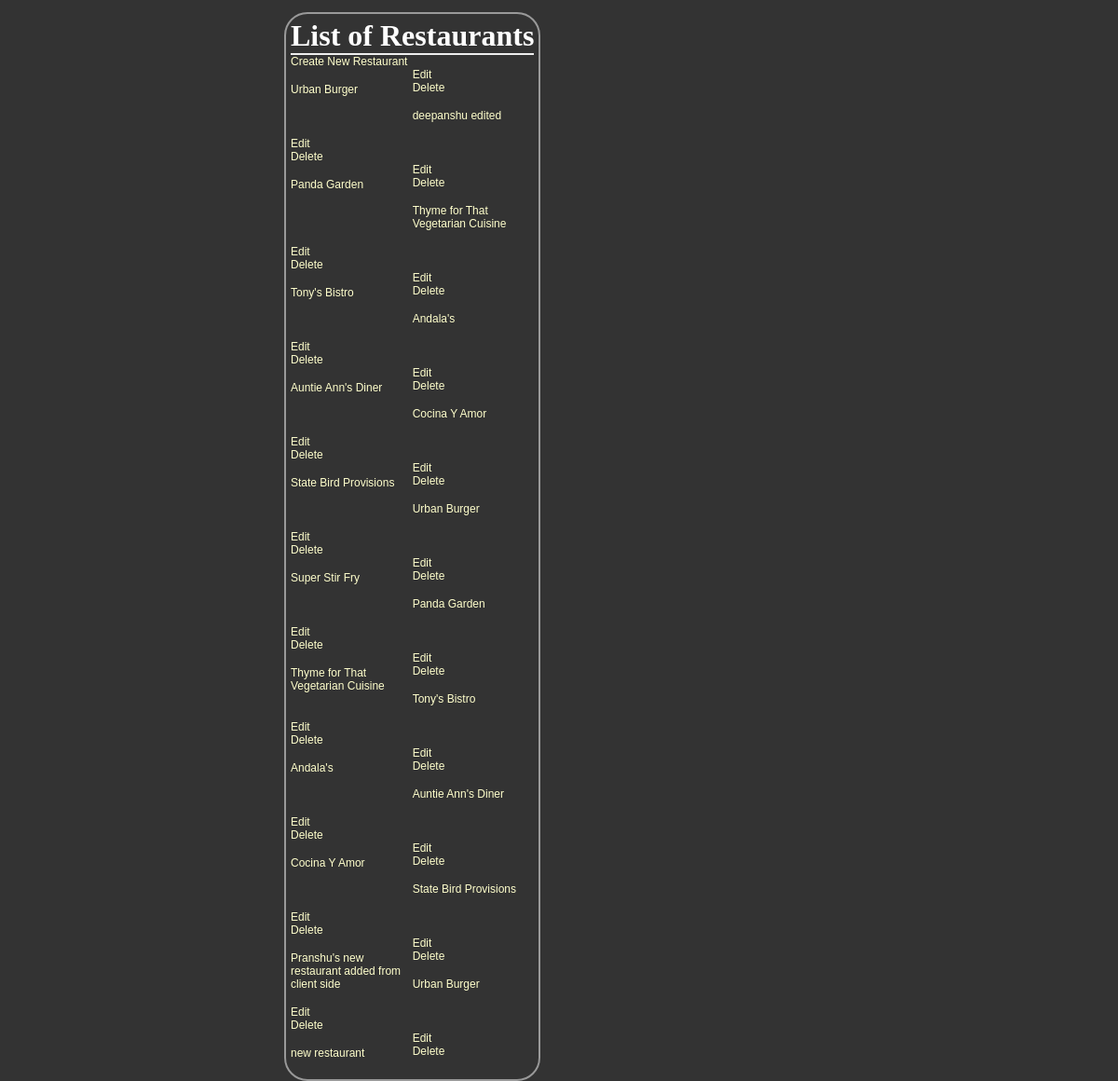
The app's page /restaurants with its own data.
### databasesetup.py (models this page shows, shortened)
class Restaurant(Base):
    __tablename__ = 'restaurant'
    id = Column(Integer, primary_key = True)
    name = Column(String(80), nullable = False)

### projectFlaskFinal.py (the view)
@app.route('/')
@app.route('/restaurants')
def showRestaurants():
    restaurants = session.query(Restaurant).all()
    return render_template('restaurants.html',restaurants = restaurants)

### templates/restaurants.html (shortened to what this page needs)
<html>
<head>
	<link rel=stylesheet type=text/css href="{{ url_for('static', filename='styles.css') }}">
</head>
<body>
<div class = 'pane'>
		<div class = 'header'>
		<h1> List of Restaurants </h1>
	    </div>
	<a href = "{{url_for( 'newRestaurant') }}">Create New Restaurant </a>
	{% for restaurant in restaurants %}
    <div class = 'nameAndPrice'>
	   <span class = 'name'><p> <a href="{{url_for('restaurantMenu' ,restaurant_id = restaurant.id)}}" >{{restaurant.name}} </a></p></span>
	</div>
	<div class = "editdeletepane">
	<a href="{{url_for('editRestaurant' ,restaurant_id = restaurant.id)}}" >Edit</a>
	<a href="{{url_for('deleteRestaurant', restaurant_id = restaurant.id)}}" >	Delete</a>
	</div>
	{% endfor %}
</div>
</body>
</html>

### static/styles.css (style rules this page uses)
body { font-family: sans-serif; background-color: #333333 }
h1, h2, h3, h4 { color: #ffffff; }
h1, h2 { font-family: 'georgia', serif; margin: 0; }
h1 { border-bottom: 2px solid #eee; }
p, dd, dt { color: #cccccc; }
a { text-decoration: none; color: #ffffcc; font-size: .75em; }
.pane { position: absolute; left: 25%; border: 2px solid; border-radius: 25px; padding: 5px; margin: 5px; border-color: #999999; background-color: #333333 }
.header { left: 50%; text-align: center; }
.name { width: 50%; display: inline-block; float: left; }

### records on screen
Restaurant: name "Urban Burger"
Restaurant: name "deepanshu edited"
Restaurant: name "Panda Garden"
Restaurant: name "Thyme for That Vegetarian Cuisine"
Restaurant: name "Tony's Bistro"
Restaurant: name "Andala's"
Restaurant: name "Auntie Ann's Diner"
Restaurant: name "Cocina Y Amor"
Restaurant: name "State Bird Provisions"
Restaurant: name "Urban Burger"
Restaurant: name "Super Stir Fry"
Restaurant: name "Panda Garden"
Restaurant: name "Thyme for That Vegetarian Cuisine"
Restaurant: name "Tony's Bistro"
Restaurant: name "Andala's"
Restaurant: name "Auntie Ann's Diner"
Restaurant: name "Cocina Y Amor"
Restaurant: name "State Bird Provisions"
Restaurant: name "Pranshu's new restaurant added from client side"
Restaurant: name "Urban Burger"
Restaurant: name "new restaurant"
